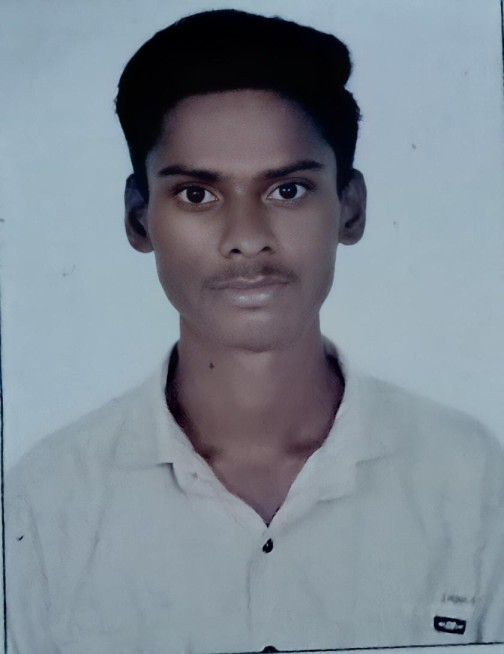
#> input picture Image Processing Basic/photo2.jpg, 504 x 654 px
$ python edge_detection.py
#> lines starting #> are read from the running program, lines starting #| are printed output that depends on the picture
import cv2
import numpy as np

#Load image
img_path = 'photo2.jpg'
image = cv2.imread(img_path)
#> image is the input picture: shape (654, 504, 3); mean B, G, R 146.7, 136.3, 125.7

if image is None:
    print(f'Could not open or find the image: ', img_path)
    exit(0)

#Convert the image to gray scale
grey_image = cv2.cvtColor(image, cv2.COLOR_BGR2GRAY)
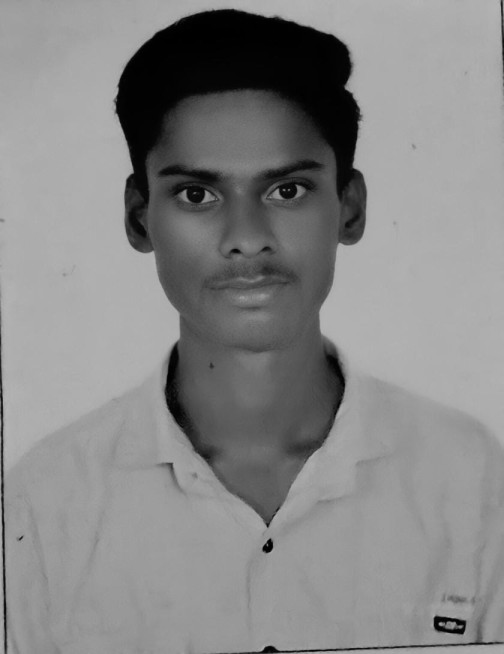
#> grey_image: shape (654, 504); min 0, max 182, mean 134.3

#Perform canny edge detection
edges  = cv2.Canny(grey_image, 100, 200)  #threshold1=100, threshold2=200  Adjust thresholds as needed
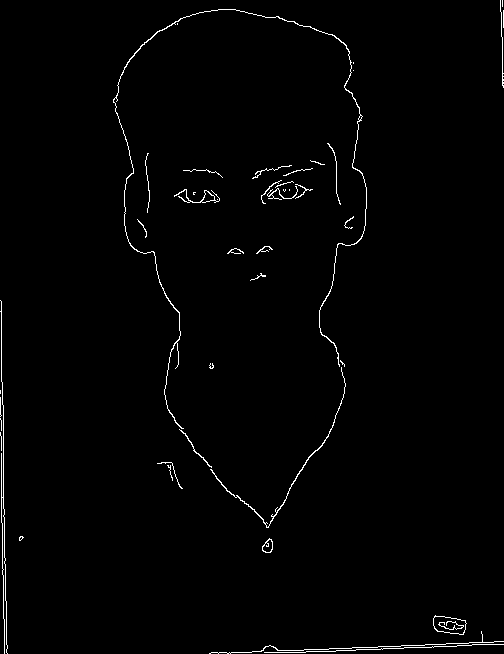
#> edges: shape (654, 504); 1.2% white in thin lines or dots


#Display the image with the detected edges
cv2.imshow('Original Image', image)
cv2.imshow('Detected Edges', edges)

# Wait for a key press and close all windows
cv2.waitKey(0)
cv2.destroyAllWindows()
